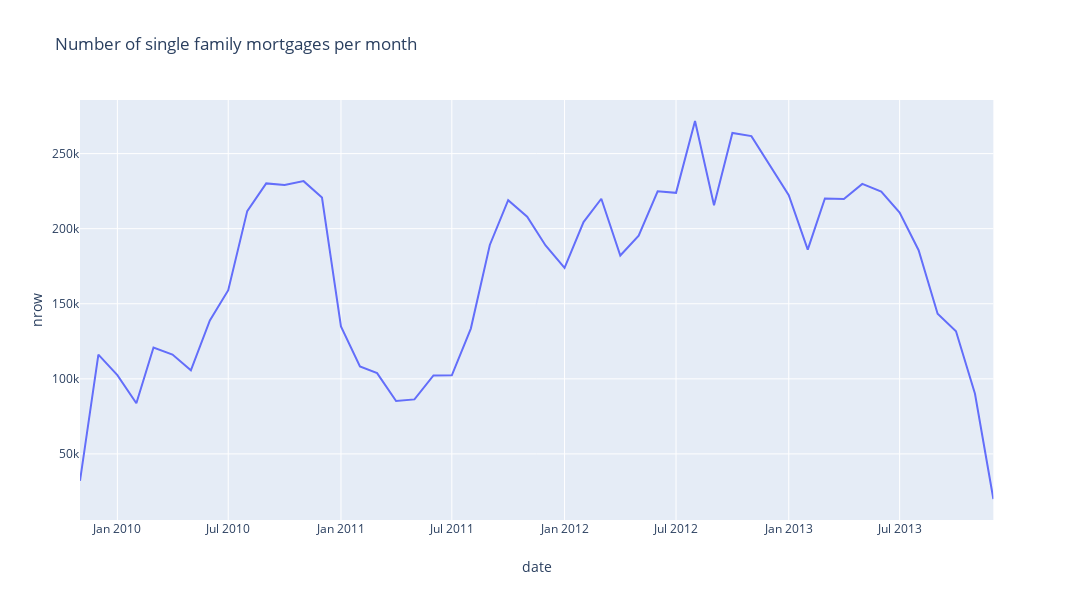

Notebook source saved alongside this figure:
### Code cell
px.line(OR_DATE, x = "date", y = "nrow", width = 1200, title = "Number of single family mortgages per month")
